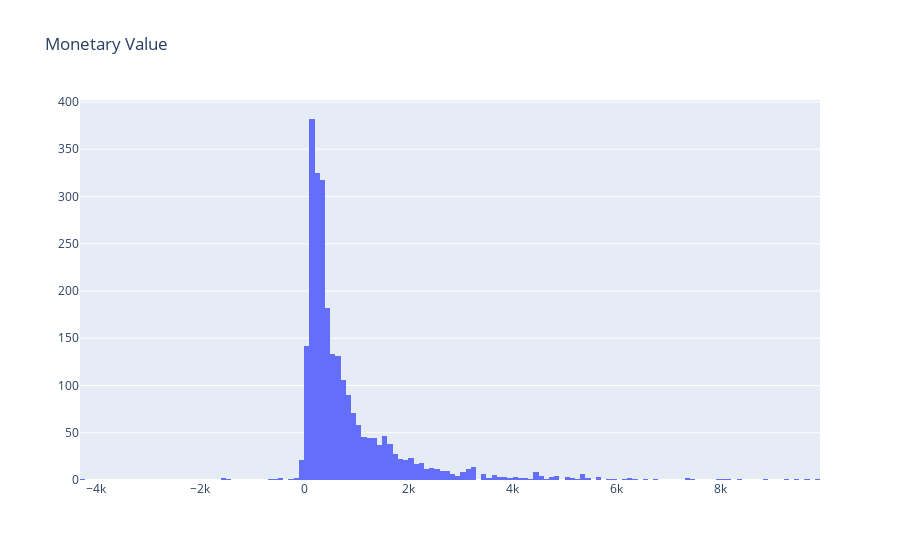

The cell this chart's notebook holds for it:
### Code cell
plot_data = [
    go.Histogram(
        x=tx_user.query('Revenue < 10000')['Revenue']
    )
]

plot_layout = go.Layout(
        title='Monetary Value'
    )
fig = go.Figure(data=plot_data, layout=plot_layout)
pyoff.iplot(fig)

### Figure 1 — Plotly figure (JSON) as saved in the notebook; plotly's stock layout.template omitted (floating-point values rounded to 4 significant figures; data arrays with more than 128 entries replaced by an {"elided": "..."} marker saying what was removed)
{"data": [{"type": "histogram", "x": {"elided": "2538 float values"}}], "layout": {"title": {"text": "Monetary Value"}}}
